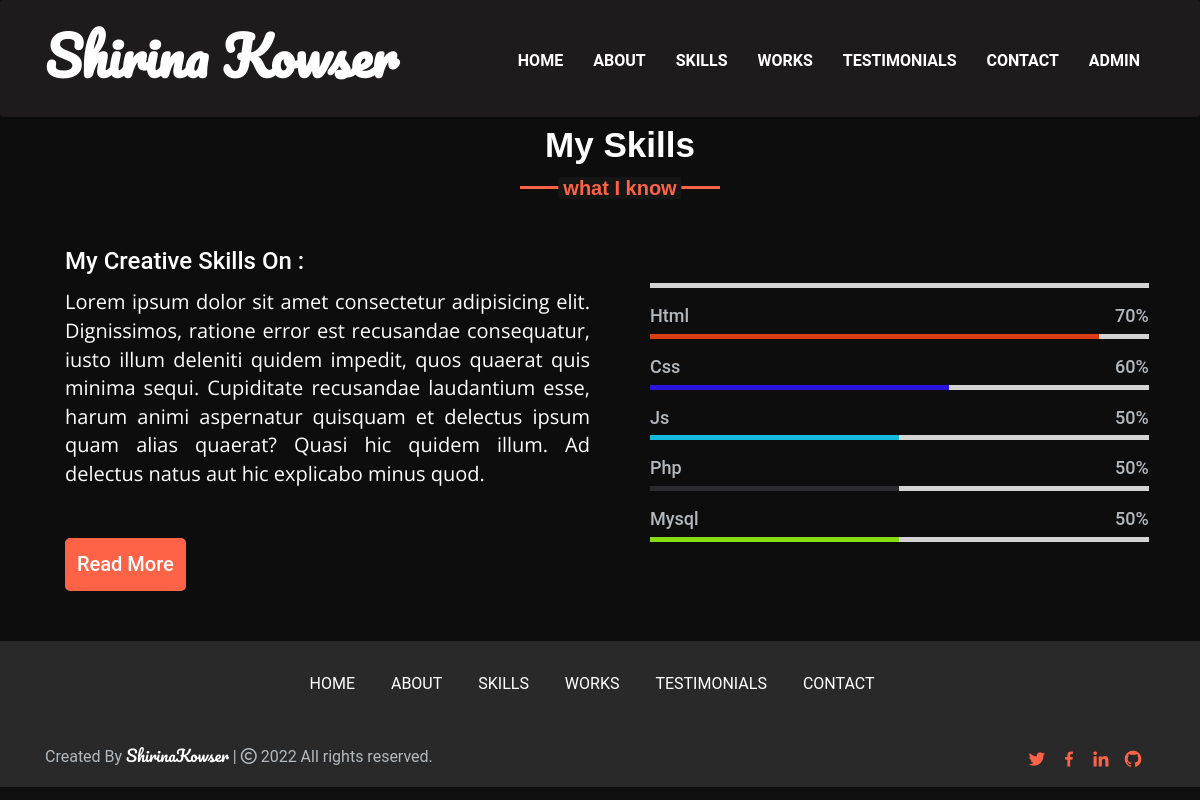
The page /skills.php on the database its author committed.
### tables this page shows
CREATE TABLE `skills` (
  `id` int(11) NOT NULL,
  `PageDescription` text NOT NULL,
  `subject` varchar(100) NOT NULL,
  `expertise` varchar(100) NOT NULL
);

### skills.php (the view, shortened to what this page needs)
<?php include_once('includes/header.php');?>
<br/>
<br/>
<section id="skills_section" class="skills_section">
    <div class="container">
        <h2 class="title">My Skills</h2>
        <div class="skills_content">
            <div class="column left">
                <div class="text">My Creative Skills On :</div>
                <?php
                  $skills_query = $conn->query("SELECT * FROM skills");
                  while($row = $skills_query->fetch_assoc()){
                  ?>
                <p><?php echo $row['PageDescription']?></p>
                <?php } ?>  <a href="#">Read More</a>
            </div>
            <div class="column right">
            <?php
                  $skills_query = $conn->query("SELECT * FROM skills");
                  while($row = $skills_query->fetch_assoc()){
                  ?>
                <div class="bars">
                    <div class="info">
                        <span><?php echo ucwords($row['subject'])?></span>
                        <span><?php echo $row['expertise']?></span>
                    </div>
                   <div class="line <?php echo $row['subject']?>"></div>
                </div>
                <?php } ?>
             </div>
        </div>
    </div>
</section>
<?php include_once('includes/footer.php');?>

### css/default.css (style rules this page uses)
*, *:after, *:before { -webkit-box-sizing: border-box; -moz-box-sizing: border-box; box-sizing: border-box; }
body, html { font-size: 100%; padding: 0; margin: 0; }
a { color: #888; text-decoration: none; }

### css/layout.css (style rules this page uses)
.bars { width: 95%; float: left; padding: 0; text-align: left; }
.css { width: 90%; -moz-animation: css 2s ease; -webkit-animation: css 2s ease; }

### css/style.css (style rules this page uses)
* { margin: 0; padding: 0; outline: 0; }
html { scroll-behavior: smooth; }
a { text-decoration: none; transition: all 0.3s ease-out 0s; background: transparent; vertical-align: baseline; }
h1, h2, h3, h4, h5, h6 { margin: 0; }
p { margin: 0; font-family: 'Open Sans', sans-serif; }
.container { max-width: 1140px; margin: auto; }
.about_section .about_content, .services_section .services_content, .testimonals_section, .skills_section .skills_content, .contact_section .contact_content { display: flex; flex-wrap: wrap; align-items: center; justify-content: space-between; }
section .title { position: relative; text-align: center; font-size: 35px; font-weight: 600; margin-bottom: 55px; padding-top: 30px; padding-bottom: 25px; font-family: 'Ubuntu', sans-serif; color: #ffffff; }
section .title::before { content: ""; position: absolute; bottom: 0px; left: 50%; width: 200px; height: 3px; background: tomato; transform: translateX(-50%); }
section .title::after { position: absolute; bottom: -10px; left: 50%; font-size: 20px; color: tomato; padding: 0 5px; background: #161616; transform: translateX(-50%); }
.skills_section { background: #0d0d0d; padding: 50px; }
.skills_section .title::after { content: "what I know"; }
.skills_section .skills_content .column { width: calc(50% - 30px); }
.skills_section .skills_content .left .text { font-size: 24px; font-weight: 500; margin-bottom: 10px; color: #ffffff; }
.skills_section .skills_content .left p { text-align: justify; color: #ffffff; font-size: 20px; }
.skills_section .skills_content .left a { display: inline-block; background: tomato; color: #fff; font-size: 20px; font-weight: 500; padding: 10px; margin-top: 50px; border-radius: 5px; border: 2px solid tomato; transition: all 0.3s ease; }
.skills_section .skills_content .right .bars { margin-bottom: 15px; }
.skills_section .skills_content .right .info { display: flex; margin-bottom: 5px; align-items: center; justify-content: space-between; }
.skills_section .skills_content .right span { font-weight: 500; font-size: 18px; }
.skills_section .skills_content .right .line { height: 5px; width: 100%; background: lightgrey; position: relative; }
.skills_section .skills_content .right .line::before { content: ""; position: absolute; height: 100%; left: 0; top: 0; }
.skills_content .right .html::before { width: 90%; background: rgb(220, 60, 20); }
.skills_content .right .css::before { width: 60%; background: rgb(43, 20, 220); }
.skills_content .right .js::before { width: 50%; background: rgb(20, 187, 220); }
.skills_content .right .php::before { width: 50%; background: rgb(42, 42, 47); }
.skills_content .right .mysql::before { width: 50%; background: rgb(137, 220, 20); }
.grid_5 h1, h2, h3, h4, h5, h6 { padding: 12px 0; }

### rows shown on the page
skills: PageDescription "Lorem ipsum dolor sit amet consectetur adipisicing elit. Dignissimos, ratione error est recusandae consequatur, iusto illum deleniti quidem impedit, quos quaerat quis minima sequi. Cupiditate recusandae laudantium esse, harum animi aspernatur quisquam et delectus ipsum quam alias quaerat? Quasi hic quidem illum. Ad delectus natus aut hic explicabo minus quod."
skills: subject "Html", expertise "70%"
skills: subject "Css", expertise "60%"
skills: subject "Js", expertise "50%"
skills: subject "Php", expertise "50%"
skills: subject "Mysql", expertise "50%"
